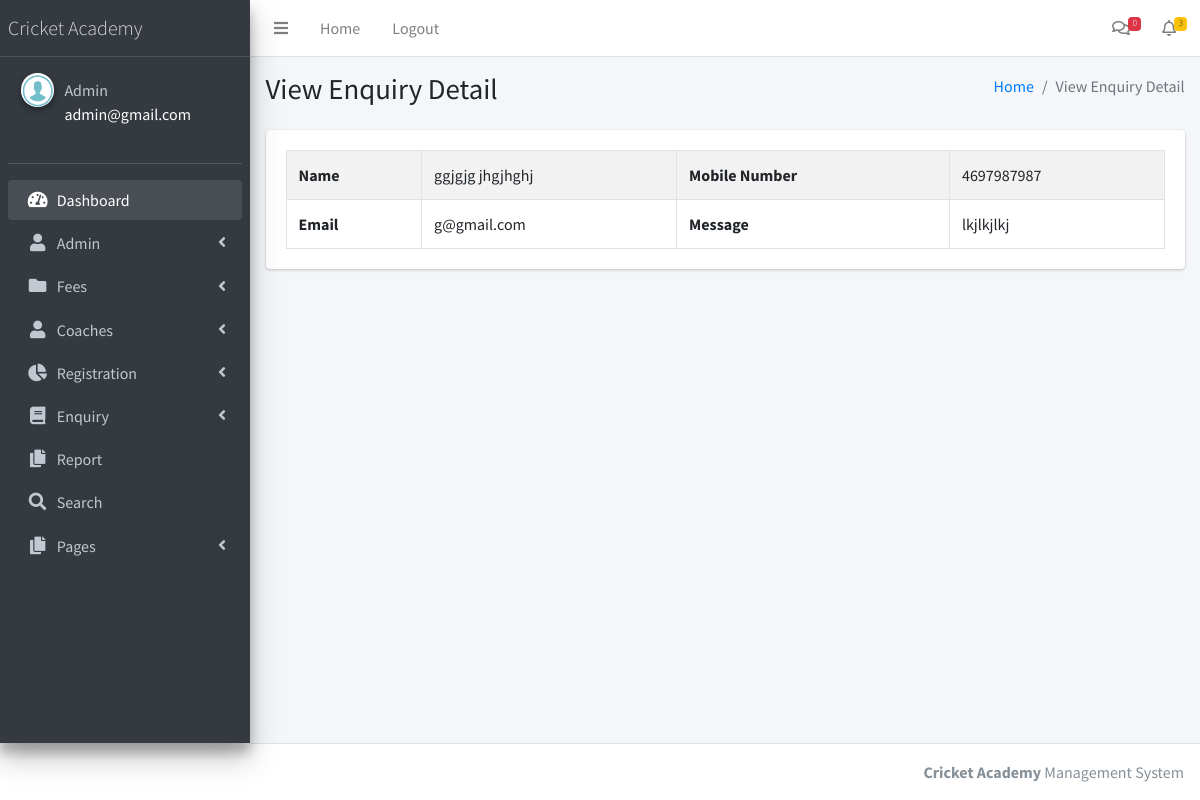
The app's page /cricketams/admin/view-enquiry.php?viewid=1 (signed in) with its own data.
### tables this page shows
CREATE TABLE `tblcontact` (
  `ID` int(10) NOT NULL,
  `FirstName` varchar(200) DEFAULT NULL,
  `LastName` varchar(200) DEFAULT NULL,
  `MobileNumber` bigint(10) DEFAULT NULL,
  `Email` varchar(120) DEFAULT NULL,
  `Message` mediumtext DEFAULT NULL,
  `EnquiryDate` timestamp NOT NULL DEFAULT current_timestamp(),
  `IsRead` int(5) DEFAULT NULL,
  `ReadDate` timestamp NULL DEFAULT NULL ON UPDATE current_timestamp()
);

### cricketams/admin/view-enquiry.php (the view, shortened to what this page needs)
<?php
include('includes/dbconnection.php');
if (strlen($_SESSION['aid']==0)) {
  header('location:logout.php');
  } else{
 $vid=$_GET['viewid'];
?>
<!DOCTYPE html>
<html>
<head>
  <link rel="stylesheet" href="plugins/fontawesome-free/css/all.min.css">
  <link rel="stylesheet" href="https://code.ionicframework.com/ionicons/2.0.1/css/ionicons.min.css">
  <link rel="stylesheet" href="plugins/datatables-bs4/css/dataTables.bootstrap4.min.css">
  <link rel="stylesheet" href="plugins/datatables-responsive/css/responsive.bootstrap4.min.css">
  <link rel="stylesheet" href="dist/css/adminlte.min.css">
</head>
<body class="hold-transition sidebar-mini">
<div class="wrapper">
 <?php include_once('includes/header.php');?>
 <?php include_once('includes/sidebar.php');?>
  <div class="content-wrapper">
    <section class="content-header">
      <div class="container-fluid">
        <div class="row mb-2">
          <div class="col-sm-6">
            <h1>View Enquiry Detail</h1>
          </div>
          <div class="col-sm-6">
            <ol class="breadcrumb float-sm-right">
              <li class="breadcrumb-item"><a href="dashboard.php">Home</a></li>
              <li class="breadcrumb-item active">View Enquiry Detail</li>
            </ol>
          </div>
        </div>
      </div>
    </section>
    <section class="content">
      <div class="container-fluid">
        <div class="row">
          <div class="col-12">
             <div class="card">
              <div class="card-body">
               <?php
$sql="SELECT * from  tblcontact where ID=$vid";
$query = $dbh -> prepare($sql);
$query->execute();
$results=$query->fetchAll(PDO::FETCH_OBJ);
$cnt=1;
if($query->rowCount() > 0)
{
foreach($results as $row)
{               ?>
                            <table border="1" class="table table-bordered table-striped table-vcenter js-dataTable-full-pagination">
    <tr>
    <th scope>Name</th>
    <td><?php  echo ($row->FirstName);?> <?php  echo ($row->LastName);?></td>
    <th scope>Mobile Number</th>
    <td><?php  echo ($row->MobileNumber);?></td>
  </tr>
  <tr>
    <th scope>Email</th>
    <td><?php  echo ($row->Email);?></td>
    <th>Message</th>
    <td><?php  echo ($row->Message);?></td>
  </tr>
</table><?php $cnt=$cnt+1;}} ?>
</div>
              </div>
            </div>
          </div>
        </div>
      </div>
  </div>
 <?php include_once('includes/footer.php');?>
</body>
</html>
<?php }  ?>

### cricketams/admin/includes/sidebar.php (shortened to what this page needs)
  <aside class="main-sidebar sidebar-dark-primary elevation-4">
    <a href="dashboard.php" class="brand-link">
      <span class="brand-text font-weight-light">Cricket Academy</span>
    </a>
    <div class="sidebar">
      <div class="user-panel mt-3 pb-3 mb-3 d-flex">
        <div class="image">
          <img src="dist/img/images.png" class="img-circle elevation-2" alt="User Image">
        </div>
        <div class="info">
          <?php
$aid=$_SESSION['aid'];
$sql="SELECT AdminName,Email from  tbladmin where ID=:aid";
$query = $dbh -> prepare($sql);
$query->bindParam(':aid',$aid,PDO::PARAM_STR);
$query->execute();
$results=$query->fetchAll(PDO::FETCH_OBJ);
$cnt=1;
if($query->rowCount() > 0)
{
foreach($results as $row)
{               ?>
          <a href="admin-profile.php" class="d-block"><?php  echo $row->AdminName;?></a>
          <p style="color: white"><?php  echo $row->Email;?><?php $cnt=$cnt+1;}} ?></p>
        </div>
      </div>
      <nav class="mt-2">
        <ul class="nav nav-pills nav-sidebar flex-column" data-widget="treeview" role="menu" data-accordion="false">
          <li class="nav-item has-treeview menu-open">
            <a href="dashboard.php" class="nav-link">
              <i class="nav-icon fas fa-tachometer-alt"></i>
              <p>
                Dashboard
              </p>
            </a>
          </li>
               <li class="nav-item has-treeview">
            <a href="#" class="nav-link">
              <i class="nav-icon fas fa-user"></i>
              <p>
                Admin
                <i class="right fas fa-angle-left"></i>
              </p>
            </a>
          </li>
           <li class="nav-item has-treeview">
            <a href="#" class="nav-link">
              <i class="nav-icon fas fa-folder"></i>
              <p>
                Fees
                <i class="fas fa-angle-left right"></i>
              </p>
            </a>
          </li>
          <li class="nav-item has-treeview">
            <a href="#" class="nav-link">
              <i class="nav-icon fas fa-user"></i>
              <p>
                Coaches
                <i class="fas fa-angle-left right"></i>
              </p>
            </a>
          </li>
          <li class="nav-item has-treeview">
            <a href="#" class="nav-link">
              <i class="nav-icon fas fa-chart-pie"></i>
              <p>
                Registration
                <i class="right fas fa-angle-left"></i>
              </p>
            </a>
          </li>
          <li class="nav-item has-treeview">
            <a href="#" class="nav-link">
             <i class="nav-icon fas fa-book"></i>
              <p>
                Enquiry
                <i class="fas fa-angle-left right"></i>
              </p>
            </a>
          </li>
          <li class="nav-item has-treeview">
            <a href="between-dates-report.php" class="nav-link">
              <i class="nav-icon fas fa-copy"></i>
              <p>
                Report
              </p>
            </a>
          </li>
          <li class="nav-item has-treeview">
            <a href="search.php" class="nav-link">
              <i class="nav-icon fas fa-search"></i>
              <p>
              Search
              </p>
            </a>
          </li>
        <li class="nav-item has-treeview">
            <a href="#" class="nav-link">
              <i class="nav-icon fas fa-copy"></i>
              <p>
                Pages
                <i class="fas fa-angle-left right"></i>
              </p>
            </a>
          </li>
        </ul>
      </nav>
    </div>
  </aside>

### records on screen
tblcontact: FirstName "ggjgjg", LastName "jhgjhghj", MobileNumber "4697987987", Email "g@gmail.com", Message "lkjlkjlkj"

### other values on screen
$newenq "0"
$newreg "3"
$row->AdminName "Admin"
$row->Email "admin@gmail.com"
